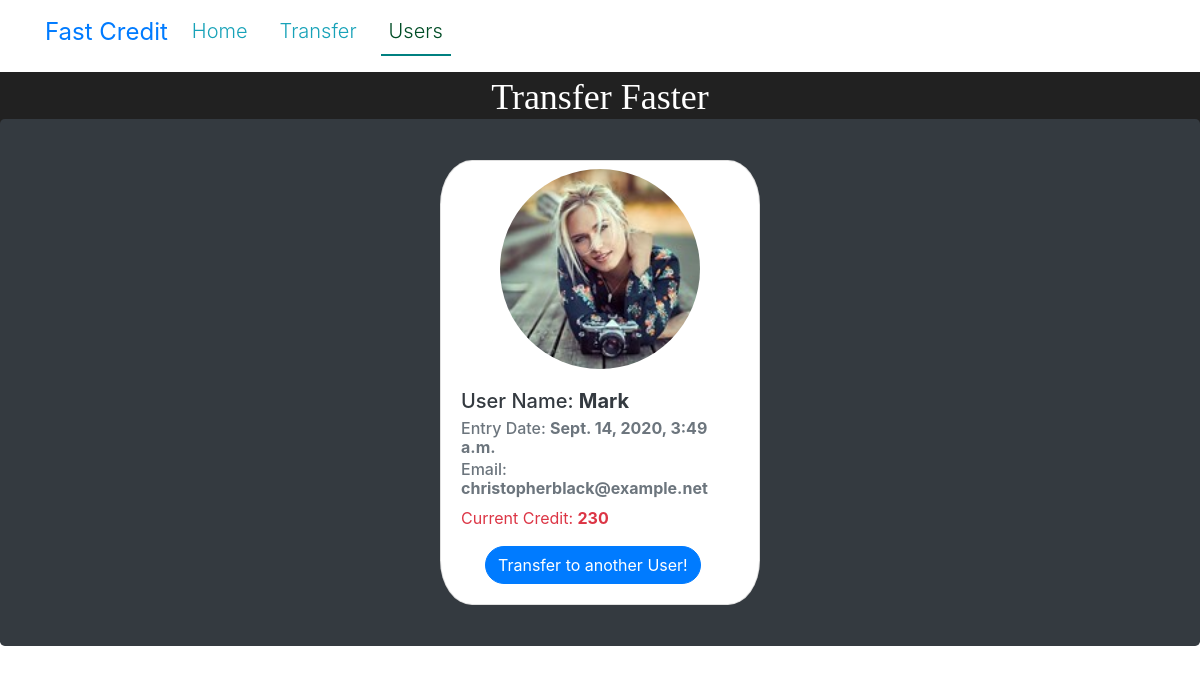
The app's page /users/5 with its own data.
### creditApp/models.py (models this page shows, shortened)
class User_table(models.Model):
    username = models.CharField(max_length=200)
    email = models.EmailField()
    currentCredit = models.IntegerField()
    date_added = models.DateTimeField(default=datetime.now , blank= True)
    id = models.AutoField(primary_key=True)
    image = models.ImageField(upload_to="photos/%Y/%m/%d")

### creditApp/views.py (the view)
# urls.py: path('<int:id>',views.get_individual,name='individual'),
def  get_individual(request,id):
    individual = get_object_or_404(User_table,pk=id)
    context={
        'individual': individual
    }
    return render(request,'creditApp/individual.html',context=context)

### creditApp/templates/creditApp/individual.html
{% extends 'creditApp/base.html'%}
{% block content %}
<div class="jumbotron  bg-dark " style="margin: -2% 0% -3% 0%;">
    <div class="card mx-auto" style="width: 20rem;margin: -2% 0% -2% 0%;border-radius: 10%; ">
        <div class="rec-circle mx-auto mt-2">
            <img  src="{{individual.image.url}}" class="card-img-top " alt="">
        </div>
        <div class="card-body">
          <h5 class="card-title text-dark " >User Name: <span class="font-weight-bolder">{{individual.username}}</span></h5>
          <h6 class="card-subtitle mb-2 text-muted">Entry Date: <span  class="font-weight-bolder">{{individual.date_added}}</span></h6>
          <h6 class="card-subtitle mb-2 text-muted">Email:  <span class="font-weight-bolder">{{individual.email}}</span></h6>
          <p class="card-text text-danger ">Current Credit: <span  class="font-weight-bolder" >{{individual.currentCredit}}</span></p>
          <a href="# " class="btn btn-primary mx-4 rounded-pill lead">Transfer to another User!</a>
        </div>
      </div>
</div>
{% endblock %}

### creditApp/static/creditApp/main.css (style rules this page uses)
.rec-circle { width: 200px; height: 200px; }
.rec-circle img { width: auto; border-radius: 50%; height: 100%; }

### records on screen
User_table: image (picture), username "Mark", date_added "Sept. 14, 2020, 3:49 a.m.", email "christopherblack@example.net", currentCredit "230"
